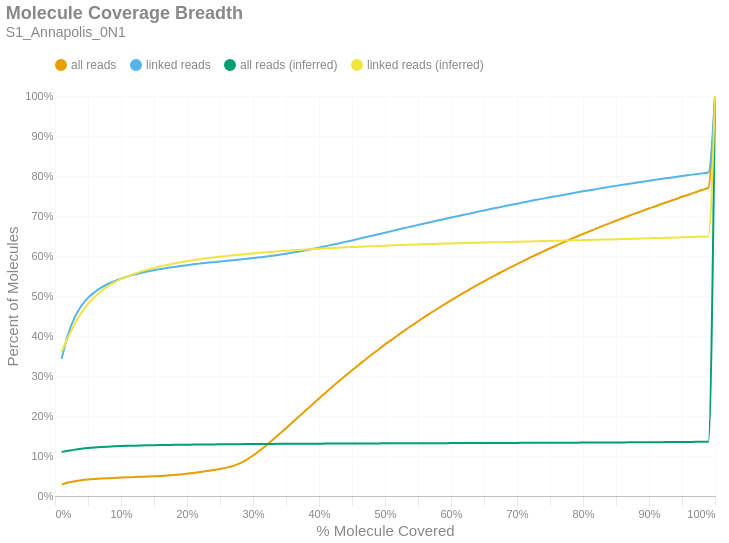

Notebook code for this chart:
### Markdown cell above
### Molecule Read Coverage
This chart shows molecule coverage breadth as computed by the number of bases aligned to that molecule. In other words, "*how much of each unique long molecule is actually sequenced/aligned?*" Keep in mind there is a distinction between sequences and alignments, since some sequences belonging to a particular molecule may not align well and wouldn't appear in the alignment data. This chart also shows molecule coverage breadth as computed by the *inferred fragment* from which the aligned sequences originate. Unlike read coverage, this calculation takes into account the total insert size, including unsequenced gaps between the forward and reverse reads. Like the previous figures, these are cumulative percents.

### Code cell
if SKIPLR:
    print_html(f"Skipped")
else:
    binned_df = consolidated_hist(valids['coverage_bp'], mask, 0.01, True)
    binned_df_inf = consolidated_hist(valids['coverage_inserts'], mask, 0.01, True)
    binned_df = binned_df.with_columns(pl.lit(binned_df_inf['all reads (cumsum)']).alias('all reads (inferred)'))
    binned_df = binned_df.with_columns(pl.lit(binned_df_inf['linked reads (cumsum)']).alias('linked reads (inferred)'))
    binned_df = binned_df.with_columns(
        (pl.col('bin').cast(pl.Float64) + 0.01).alias('right_edge')
    )

    with SafeRender(binned_df):
        (
            density_plot(binned_df, 'Molecule Coverage Breadth', samplename, 'molcov', ['all reads (inferred)','linked reads (inferred)'])
            .encode(
                #x=alt.X('bin:Q', title="% Molecule Covered").axis(format = '%').scale(padding=0),
                x=alt.X('right_edge:Q', title="% Molecule Covered").axis(format='%').scale(padding=0),
                y=alt.Y('value:Q', title='Percent of Molecules')
                    .axis(format='%')
                    .stack(False)
                    .scale(domainMin=0, padding=0),
                color=alt.Color("key:N").scale(domain = ["all reads", "linked reads", "all reads (inferred)", "linked reads (inferred)"]),
                tooltip = [
                    alt.Tooltip("key:N", title = "Data Type"),
                    alt.Tooltip("range_label:N", title="% Molecule Covered"),
                    alt.Tooltip("value:Q", format = ".2%", title="% Molecules")
                ]
            )
        ).display()

### Figure 1 — Vega-Lite specification as saved in the notebook (floating-point values rounded to 4 significant figures)
{"width": "container", "height": 400, "config": {"title": {"anchor": "start", "dy": -15, "fontSize": 18, "color": "#888888", "subtitleColor": "#888888", "subtitleFontSize": 14}, "arc": {"fill": "#0072B2"}, "axis": {"domainColor": "#888888", "domainWidth": 0.5, "gridWidth": 0.2, "grid": false, "titleFontWeight": 400, "titleFontSize": 15, "labelFontSize": 11, "labelColor": "#888888", "tickColor": "#888888", "tickWidth": 0.2, "titleColor": "#888888"}, "axisBand": {"grid": false}, "axisX": {"grid": true, "tickSize": 10, "domainCap": "round"}, "axisY": {"domain": false, "grid": true, "tickSize": 0, "domainCap": "round"}, "background": "transparent", "header": {"labelFontSize": 15, "labelColor": "#888888", "titleFontSize": 15, "titleFontWeight": 600, "titleColor": "#888888"}, "legend": {"labelFont": "sans-serif", "labelFontSize": 12, "labelColor": "#888888", "symbolSize": 100, "symbolType": "circle", "titleFontSize": 12, "titlePadding": 10, "titleColor": "#888888", "title": null, "orient": "top"}, "range": {"category": ["#E69F00", "#56B4E9", "#009E73", "#F0E442", "#0072B2", "#D55E00", "#CC79A7", "#000000"], "diverging": ["#cfe8f3", "#a2d4ec", "#73bfe2", "#46abdb", "#1696d2", "#12719e"]}, "area": {"fill": "#0072B2", "fillOpacity": 0.7, "line": true, "strokeOpacity": 0.7}, "line": {"color": "#0072B2", "stroke": "#0072B2", "strokeWidth": 2}, "trail": {"color": "#0072B2", "stroke": "#0072B2", "strokeWidth": 0, "size": 1}, "point": {"filled": true, "fillOpacity": 1.0, "size": 95}, "text": {"color": "#888888", "fontSize": 11, "align": "right", "fontWeight": 400, "size": 11}, "bar": {"fill": "#0072B2", "stroke": null}, "view": {"stroke": null, "continuousWidth": 660, "continuousHeight": 400}}, "data": {"name": "data-01181eef3ae2b0fe1ea4d2295fda2443"}, "mark": {"type": "line", "interpolate": "monotone", "point": {"opacity": 0, "size": 275}}, "encoding": {"color": {"field": "key", "scale": {"domain": ["all reads", "linked reads", "all reads (inferred)", "linked reads (inferred)"]}, "type": "nominal"}, "tooltip": [{"field": "key", "title": "Data Type", "type": "nominal"}, {"field": "range_label", "title": "% Molecule Covered", "type": "nominal"}, {"field": "value", "format": ".2%", "title": "% Molecules", "type": "quantitative"}], "x": {"axis": {"format": "%"}, "field": "right_edge", "scale": {"padding": 0}, "title": "% Molecule Covered", "type": "quantitative"}, "y": {"axis": {"format": "%"}, "field": "value", "scale": {"domainMin": 0, "padding": 0}, "stack": false, "title": "Percent of Molecules", "type": "quantitative"}}, "params": [{"name": "param_c36ac31b6afebe62", "select": {"type": "point", "fields": ["key"]}, "bind": "legend"}], "title": {"text": "Molecule Coverage Breadth", "subtitle": "S1_Annapolis_0N1"}, "transform": [{"fold": ["all reads (cumsum)", "linked reads (cumsum)", "all reads (inferred)", "linked reads (inferred)"]}, {"calculate": "replace(datum.key, ' (cumsum)', '')", "as": "key"}, {"filter": {"param": "param_c36ac31b6afebe62"}}], "usermeta": {"embedOptions": {"downloadFileName": "S1_Annapolis_0N1.molcov"}}, "$schema": "https://vega.github.io/schema/vega-lite/v6.1.0.json", "datasets": {"data-01181eef3ae2b0fe1ea4d2295fda2443": [{"bin": "0.0", "interval": "0.0-0.01", "all reads": 0.02843, "linked reads": 0.3428, "all reads (cumsum)": 0.02843, "linked reads (cumsum)": 0.3428, "range_label": "0.0-0.01", "all reads (inferred)": 0.1103, "linked reads (inferred)": 0.3602, "right_edge": 0.01}, {"bin": "0.01", "interval": "0.01-0.02", "all reads": 0.0051, "linked reads": 0.06223, "all reads (cumsum)": 0.03353, "linked reads (cumsum)": 0.4051, "range_label": "0.01-0.02", "all reads (inferred)": 0.1133, "linked reads (inferred)": 0.3971, "right_edge": 0.02}, {"bin": "0.02", "interval": "0.02-0.03", "all reads": 0.003494, "linked reads": 0.04216, "all reads (cumsum)": 0.03702, "linked reads (cumsum)": 0.4472, "range_label": "0.02-0.03", "all reads (inferred)": 0.116, "linked reads (inferred)": 0.4306, "right_edge": 0.03}, {"bin": "0.03", "interval": "0.03-0.04", "all reads": 0.002458, "linked reads": 0.02848, "all reads (cumsum)": 0.03948, "linked reads (cumsum)": 0.4757, "range_label": "0.03-0.04", "all reads (inferred)": 0.1181, "linked reads (inferred)": 0.4578, "right_edge": 0.04}, {"bin": "0.04", "interval": "0.04-0.05", "all reads": 0.001707, "linked reads": 0.01961, "all reads (cumsum)": 0.04119, "linked reads (cumsum)": 0.4953, "range_label": "0.04-0.05", "all reads (inferred)": 0.1199, "linked reads (inferred)": 0.48, "right_edge": 0.05}, {"bin": "0.05", "interval": "0.05-0.06", "all reads": 0.001309, "linked reads": 0.01417, "all reads (cumsum)": 0.0425, "linked reads (cumsum)": 0.5095, "range_label": "0.05-0.06", "all reads (inferred)": 0.1213, "linked reads (inferred)": 0.4977, "right_edge": 0.06}, {"bin": "0.06", "interval": "0.06-0.07", "all reads": 0.001085, "linked reads": 0.01157, "all reads (cumsum)": 0.04358, "linked reads (cumsum)": 0.5211, "range_label": "0.06-0.07", "all reads (inferred)": 0.1224, "linked reads (inferred)": 0.512, "right_edge": 0.07}, {"bin": "0.07", "interval": "0.07-0.08", "all reads": 0.0008886, "linked reads": 0.008893, "all reads (cumsum)": 0.04447, "linked reads (cumsum)": 0.53, "range_label": "0.07-0.08", "all reads (inferred)": 0.1233, "linked reads (inferred)": 0.5239, "right_edge": 0.08}, {"bin": "0.08", "interval": "0.08-0.09", "all reads": 0.0007778, "linked reads": 0.007288, "all reads (cumsum)": 0.04525, "linked reads (cumsum)": 0.5373, "range_label": "0.08-0.09", "all reads (inferred)": 0.1241, "linked reads (inferred)": 0.5343, "right_edge": 0.09}, {"bin": "0.09", "interval": "0.09-0.1", "all reads": 0.0007311, "linked reads": 0.006273, "all reads (cumsum)": 0.04598, "linked reads (cumsum)": 0.5435, "range_label": "0.09-0.1", "all reads (inferred)": 0.1248, "linked reads (inferred)": 0.5422, "right_edge": 0.1}, {"bin": "0.1", "interval": "0.1-0.11", "all reads": 0.0007043, "linked reads": 0.005341, "all reads (cumsum)": 0.04668, "linked reads (cumsum)": 0.5489, "range_label": "0.1-0.11", "all reads (inferred)": 0.1253, "linked reads (inferred)": 0.5493, "right_edge": 0.11}, {"bin": "0.11", "interval": "0.11-0.12", "all reads": 0.0006463, "linked reads": 0.004582, "all reads (cumsum)": 0.04733, "linked reads (cumsum)": 0.5534, "range_label": "0.11-0.12", "all reads (inferred)": 0.1258, "linked reads (inferred)": 0.5554, "right_edge": 0.12}, {"bin": "0.12", "interval": "0.12-0.13", "all reads": 0.0006518, "linked reads": 0.00406, "all reads (cumsum)": 0.04798, "linked reads (cumsum)": 0.5575, "range_label": "0.12-0.13", "all reads (inferred)": 0.1263, "linked reads (inferred)": 0.5609, "right_edge": 0.13}, {"bin": "0.13", "interval": "0.13-0.14", "all reads": 0.0006597, "linked reads": 0.003539, "all reads (cumsum)": 0.04864, "linked reads (cumsum)": 0.561, "range_label": "0.13-0.14", "all reads (inferred)": 0.1266, "linked reads (inferred)": 0.5659, "right_edge": 0.14}, {"bin": "0.14", "interval": "0.14-0.15", "all reads": 0.0007314, "linked reads": 0.003576, "all reads (cumsum)": 0.04937, "linked reads (cumsum)": 0.5646, "range_label": "0.14-0.15", "all reads (inferred)": 0.127, "linked reads (inferred)": 0.5703, "right_edge": 0.15}, {"bin": "0.15", "interval": "0.15-0.16", "all reads": 0.0008423, "linked reads": 0.002871, "all reads (cumsum)": 0.05021, "linked reads (cumsum)": 0.5675, "range_label": "0.15-0.16", "all reads (inferred)": 0.1273, "linked reads (inferred)": 0.5742, "right_edge": 0.16}, {"bin": "0.16", "interval": "0.16-0.17", "all reads": 0.001052, "linked reads": 0.002775, "all reads (cumsum)": 0.05127, "linked reads (cumsum)": 0.5703, "range_label": "0.16-0.17", "all reads (inferred)": 0.1276, "linked reads (inferred)": 0.5777, "right_edge": 0.17}, {"bin": "0.17", "interval": "0.17-0.18", "all reads": 0.001275, "linked reads": 0.002304, "all reads (cumsum)": 0.05254, "linked reads (cumsum)": 0.5726, "range_label": "0.17-0.18", "all reads (inferred)": 0.1278, "linked reads (inferred)": 0.5811, "right_edge": 0.18}, {"bin": "0.18", "interval": "0.18-0.19", "all reads": 0.001507, "linked reads": 0.002272, "all reads (cumsum)": 0.05405, "linked reads (cumsum)": 0.5748, "range_label": "0.18-0.19", "all reads (inferred)": 0.1281, "linked reads (inferred)": 0.5843, "right_edge": 0.19}, {"bin": "0.19", "interval": "0.19-0.2", "all reads": 0.001772, "linked reads": 0.002291, "all reads (cumsum)": 0.05582, "linked reads (cumsum)": 0.5771, "range_label": "0.19-0.2", "all reads (inferred)": 0.1283, "linked reads (inferred)": 0.5869, "right_edge": 0.2}, {"bin": "0.2", "interval": "0.2-0.21", "all reads": 0.001881, "linked reads": 0.002103, "all reads (cumsum)": 0.0577, "linked reads (cumsum)": 0.5792, "range_label": "0.2-0.21", "all reads (inferred)": 0.1285, "linked reads (inferred)": 0.5897, "right_edge": 0.21}, {"bin": "0.21", "interval": "0.21-0.22", "all reads": 0.002157, "linked reads": 0.001902, "all reads (cumsum)": 0.05986, "linked reads (cumsum)": 0.5811, "range_label": "0.21-0.22", "all reads (inferred)": 0.1287, "linked reads (inferred)": 0.5921, "right_edge": 0.22}, {"bin": "0.22", "interval": "0.22-0.23", "all reads": 0.00236, "linked reads": 0.00182, "all reads (cumsum)": 0.06222, "linked reads (cumsum)": 0.583, "range_label": "0.22-0.23", "all reads (inferred)": 0.1289, "linked reads (inferred)": 0.5944, "right_edge": 0.23}, {"bin": "0.23", "interval": "0.23-0.24", "all reads": 0.002519, "linked reads": 0.001655, "all reads (cumsum)": 0.06474, "linked reads (cumsum)": 0.5846, "range_label": "0.23-0.24", "all reads (inferred)": 0.1291, "linked reads (inferred)": 0.5963, "right_edge": 0.24}, {"bin": "0.24", "interval": "0.24-0.25", "all reads": 0.002872, "linked reads": 0.001609, "all reads (cumsum)": 0.06761, "linked reads (cumsum)": 0.5862, "range_label": "0.24-0.25", "all reads (inferred)": 0.1292, "linked reads (inferred)": 0.5982, "right_edge": 0.25}, {"bin": "0.25", "interval": "0.25-0.26", "all reads": 0.003296, "linked reads": 0.00176, "all reads (cumsum)": 0.07091, "linked reads (cumsum)": 0.588, "range_label": "0.25-0.26", "all reads (inferred)": 0.1294, "linked reads (inferred)": 0.6001, "right_edge": 0.26}, {"bin": "0.26", "interval": "0.26-0.27", "all reads": 0.004469, "linked reads": 0.001582, "all reads (cumsum)": 0.07538, "linked reads (cumsum)": 0.5896, "range_label": "0.26-0.27", "all reads (inferred)": 0.1295, "linked reads (inferred)": 0.6018, "right_edge": 0.27}, {"bin": "0.27", "interval": "0.27-0.28", "all reads": 0.006355, "linked reads": 0.001692, "all reads (cumsum)": 0.08173, "linked reads (cumsum)": 0.5913, "range_label": "0.27-0.28", "all reads (inferred)": 0.1296, "linked reads (inferred)": 0.6033, "right_edge": 0.28}, {"bin": "0.28", "interval": "0.28-0.29", "all reads": 0.00873, "linked reads": 0.001751, "all reads (cumsum)": 0.09046, "linked reads (cumsum)": 0.593, "range_label": "0.28-0.29", "all reads (inferred)": 0.1298, "linked reads (inferred)": 0.6049, "right_edge": 0.29}, {"bin": "0.29", "interval": "0.29-0.3", "all reads": 0.01072, "linked reads": 0.001834, "all reads (cumsum)": 0.1012, "linked reads (cumsum)": 0.5948, "range_label": "0.29-0.3", "all reads (inferred)": 0.1299, "linked reads (inferred)": 0.6065, "right_edge": 0.3}, {"bin": "0.3", "interval": "0.3-0.31", "all reads": 0.01198, "linked reads": 0.001756, "all reads (cumsum)": 0.1132, "linked reads (cumsum)": 0.5966, "range_label": "0.3-0.31", "all reads (inferred)": 0.13, "linked reads (inferred)": 0.6078, "right_edge": 0.31}, {"bin": "0.31", "interval": "0.31-0.32", "all reads": 0.01321, "linked reads": 0.002085, "all reads (cumsum)": 0.1264, "linked reads (cumsum)": 0.5987, "range_label": "0.31-0.32", "all reads (inferred)": 0.1301, "linked reads (inferred)": 0.6093, "right_edge": 0.32}, {"bin": "0.32", "interval": "0.32-0.33", "all reads": 0.01407, "linked reads": 0.002199, "all reads (cumsum)": 0.1404, "linked reads (cumsum)": 0.6009, "range_label": "0.32-0.33", "all reads (inferred)": 0.1302, "linked reads (inferred)": 0.6106, "right_edge": 0.33}, {"bin": "0.33", "interval": "0.33-0.34", "all reads": 0.01429, "linked reads": 0.002391, "all reads (cumsum)": 0.1547, "linked reads (cumsum)": 0.6033, "range_label": "0.33-0.34", "all reads (inferred)": 0.1303, "linked reads (inferred)": 0.6119, "right_edge": 0.34}, {"bin": "0.34", "interval": "0.34-0.35", "all reads": 0.01465, "linked reads": 0.002615, "all reads (cumsum)": 0.1694, "linked reads (cumsum)": 0.6059, "range_label": "0.34-0.35", "all reads (inferred)": 0.1304, "linked reads (inferred)": 0.6132, "right_edge": 0.35}, {"bin": "0.35", "interval": "0.35-0.36", "all reads": 0.0149, "linked reads": 0.002743, "all reads (cumsum)": 0.1843, "linked reads (cumsum)": 0.6086, "range_label": "0.35-0.36", "all reads (inferred)": 0.1305, "linked reads (inferred)": 0.6141, "right_edge": 0.36}, {"bin": "0.36", "interval": "0.36-0.37", "all reads": 0.01491, "linked reads": 0.002748, "all reads (cumsum)": 0.1992, "linked reads (cumsum)": 0.6114, "range_label": "0.36-0.37", "all reads (inferred)": 0.1306, "linked reads (inferred)": 0.6152, "right_edge": 0.37}, {"bin": "0.37", "interval": "0.37-0.38", "all reads": 0.01497, "linked reads": 0.00299, "all reads (cumsum)": 0.2142, "linked reads (cumsum)": 0.6144, "range_label": "0.37-0.38", "all reads (inferred)": 0.1307, "linked reads (inferred)": 0.6163, "right_edge": 0.38}, {"bin": "0.38", "interval": "0.38-0.39", "all reads": 0.01478, "linked reads": 0.003164, "all reads (cumsum)": 0.2289, "linked reads (cumsum)": 0.6175, "range_label": "0.38-0.39", "all reads (inferred)": 0.1308, "linked reads (inferred)": 0.6174, "right_edge": 0.39}, {"bin": "0.39", "interval": "0.39-0.4", "all reads": 0.01497, "linked reads": 0.003315, "all reads (cumsum)": 0.2439, "linked reads (cumsum)": 0.6209, "range_label": "0.39-0.4", "all reads (inferred)": 0.1309, "linked reads (inferred)": 0.6183, "right_edge": 0.4}, {"bin": "0.4", "interval": "0.4-0.41", "all reads": 0.01426, "linked reads": 0.003562, "all reads (cumsum)": 0.2582, "linked reads (cumsum)": 0.6244, "range_label": "0.4-0.41", "all reads (inferred)": 0.131, "linked reads (inferred)": 0.6192, "right_edge": 0.41}, {"bin": "0.41", "interval": "0.41-0.42", "all reads": 0.01449, "linked reads": 0.003466, "all reads (cumsum)": 0.2726, "linked reads (cumsum)": 0.6279, "range_label": "0.41-0.42", "all reads (inferred)": 0.1311, "linked reads (inferred)": 0.6201, "right_edge": 0.42}, {"bin": "0.42", "interval": "0.42-0.43", "all reads": 0.01426, "linked reads": 0.003708, "all reads (cumsum)": 0.2869, "linked reads (cumsum)": 0.6316, "range_label": "0.42-0.43", "all reads (inferred)": 0.1311, "linked reads (inferred)": 0.6209, "right_edge": 0.43}, {"bin": "0.43", "interval": "0.43-0.44", "all reads": 0.01371, "linked reads": 0.003768, "all reads (cumsum)": 0.3006, "linked reads (cumsum)": 0.6354, "range_label": "0.43-0.44", "all reads (inferred)": 0.1312, "linked reads (inferred)": 0.6216, "right_edge": 0.44}, {"bin": "0.44", "interval": "0.44-0.45", "all reads": 0.01359, "linked reads": 0.003576, "all reads (cumsum)": 0.3142, "linked reads (cumsum)": 0.6389, "range_label": "0.44-0.45", "all reads (inferred)": 0.1313, "linked reads (inferred)": 0.6223, "right_edge": 0.45}, {"bin": "0.45", "interval": "0.45-0.46", "all reads": 0.01349, "linked reads": 0.003827, "all reads (cumsum)": 0.3277, "linked reads (cumsum)": 0.6428, "range_label": "0.45-0.46", "all reads (inferred)": 0.1313, "linked reads (inferred)": 0.623, "right_edge": 0.46}, {"bin": "0.46", "interval": "0.46-0.47", "all reads": 0.01298, "linked reads": 0.003891, "all reads (cumsum)": 0.3407, "linked reads (cumsum)": 0.6467, "range_label": "0.46-0.47", "all reads (inferred)": 0.1314, "linked reads (inferred)": 0.6237, "right_edge": 0.47}, {"bin": "0.47", "interval": "0.47-0.48", "all reads": 0.01296, "linked reads": 0.003836, "all reads (cumsum)": 0.3536, "linked reads (cumsum)": 0.6505, "range_label": "0.47-0.48", "all reads (inferred)": 0.1315, "linked reads (inferred)": 0.6244, "right_edge": 0.48}, {"bin": "0.48", "interval": "0.48-0.49", "all reads": 0.01204, "linked reads": 0.003795, "all reads (cumsum)": 0.3657, "linked reads (cumsum)": 0.6543, "range_label": "0.48-0.49", "all reads (inferred)": 0.1315, "linked reads (inferred)": 0.6251, "right_edge": 0.49}, {"bin": "0.49", "interval": "0.49-0.5", "all reads": 0.01331, "linked reads": 0.004024, "all reads (cumsum)": 0.379, "linked reads (cumsum)": 0.6583, "range_label": "0.49-0.5", "all reads (inferred)": 0.1316, "linked reads (inferred)": 0.6259, "right_edge": 0.5}, {"bin": "0.5", "interval": "0.5-0.51", "all reads": 0.01125, "linked reads": 0.003882, "all reads (cumsum)": 0.3902, "linked reads (cumsum)": 0.6622, "range_label": "0.5-0.51", "all reads (inferred)": 0.1317, "linked reads (inferred)": 0.6266, "right_edge": 0.51}, {"bin": "0.51", "interval": "0.51-0.52", "all reads": 0.01237, "linked reads": 0.004092, "all reads (cumsum)": 0.4026, "linked reads (cumsum)": 0.6663, "range_label": "0.51-0.52", "all reads (inferred)": 0.1317, "linked reads (inferred)": 0.6272, "right_edge": 0.52}, {"bin": "0.52", "interval": "0.52-0.53", "all reads": 0.01155, "linked reads": 0.003932, "all reads (cumsum)": 0.4141, "linked reads (cumsum)": 0.6702, "range_label": "0.52-0.53", "all reads (inferred)": 0.1318, "linked reads (inferred)": 0.6278, "right_edge": 0.53}, {"bin": "0.53", "interval": "0.53-0.54", "all reads": 0.01136, "linked reads": 0.003589, "all reads (cumsum)": 0.4255, "linked reads (cumsum)": 0.6738, "range_label": "0.53-0.54", "all reads (inferred)": 0.1319, "linked reads (inferred)": 0.6284, "right_edge": 0.54}, {"bin": "0.54", "interval": "0.54-0.55", "all reads": 0.01098, "linked reads": 0.00379, "all reads (cumsum)": 0.4365, "linked reads (cumsum)": 0.6776, "range_label": "0.54-0.55", "all reads (inferred)": 0.1319, "linked reads (inferred)": 0.6289, "right_edge": 0.55}, {"bin": "0.55", "interval": "0.55-0.56", "all reads": 0.01114, "linked reads": 0.003873, "all reads (cumsum)": 0.4476, "linked reads (cumsum)": 0.6815, "range_label": "0.55-0.56", "all reads (inferred)": 0.132, "linked reads (inferred)": 0.6295, "right_edge": 0.56}, {"bin": "0.56", "interval": "0.56-0.57", "all reads": 0.01078, "linked reads": 0.003726, "all reads (cumsum)": 0.4584, "linked reads (cumsum)": 0.6852, "range_label": "0.56-0.57", "all reads (inferred)": 0.132, "linked reads (inferred)": 0.63, "right_edge": 0.57}, {"bin": "0.57", "interval": "0.57-0.58", "all reads": 0.01038, "linked reads": 0.00363, "all reads (cumsum)": 0.4688, "linked reads (cumsum)": 0.6888, "range_label": "0.57-0.58", "all reads (inferred)": 0.1321, "linked reads (inferred)": 0.6305, "right_edge": 0.58}, {"bin": "0.58", "interval": "0.58-0.59", "all reads": 0.01017, "linked reads": 0.003507, "all reads (cumsum)": 0.479, "linked reads (cumsum)": 0.6923, "range_label": "0.58-0.59", "all reads (inferred)": 0.1321, "linked reads (inferred)": 0.631, "right_edge": 0.59}, {"bin": "0.59", "interval": "0.59-0.6", "all reads": 0.01028, "linked reads": 0.003708, "all reads (cumsum)": 0.4893, "linked reads (cumsum)": 0.696, "range_label": "0.59-0.6", "all reads (inferred)": 0.1322, "linked reads (inferred)": 0.6314, "right_edge": 0.6}, {"bin": "0.6", "interval": "0.6-0.61", "all reads": 0.009642, "linked reads": 0.003539, "all reads (cumsum)": 0.4989, "linked reads (cumsum)": 0.6996, "range_label": "0.6-0.61", "all reads (inferred)": 0.1323, "linked reads (inferred)": 0.6319, "right_edge": 0.61}, {"bin": "0.61", "interval": "0.61-0.62", "all reads": 0.00992, "linked reads": 0.003429, "all reads (cumsum)": 0.5088, "linked reads (cumsum)": 0.703, "range_label": "0.61-0.62", "all reads (inferred)": 0.1323, "linked reads (inferred)": 0.6323, "right_edge": 0.62}, {"bin": "0.62", "interval": "0.62-0.63", "all reads": 0.0094, "linked reads": 0.003658, "all reads (cumsum)": 0.5182, "linked reads (cumsum)": 0.7067, "range_label": "0.62-0.63", "all reads (inferred)": 0.1324, "linked reads (inferred)": 0.6327, "right_edge": 0.63}, {"bin": "0.63", "interval": "0.63-0.64", "all reads": 0.00943, "linked reads": 0.003726, "all reads (cumsum)": 0.5276, "linked reads (cumsum)": 0.7104, "range_label": "0.63-0.64", "all reads (inferred)": 0.1324, "linked reads (inferred)": 0.6333, "right_edge": 0.64}, {"bin": "0.64", "interval": "0.64-0.65", "all reads": 0.008986, "linked reads": 0.003539, "all reads (cumsum)": 0.5366, "linked reads (cumsum)": 0.7139, "range_label": "0.64-0.65", "all reads (inferred)": 0.1325, "linked reads (inferred)": 0.6337, "right_edge": 0.65}, {"bin": "0.65", "interval": "0.65-0.66", "all reads": 0.00922, "linked reads": 0.00353, "all reads (cumsum)": 0.5459, "linked reads (cumsum)": 0.7175, "range_label": "0.65-0.66", "all reads (inferred)": 0.1326, "linked reads (inferred)": 0.6341, "right_edge": 0.66}, {"bin": "0.66", "interval": "0.66-0.67", "all reads": 0.008545, "linked reads": 0.00331, "all reads (cumsum)": 0.5544, "linked reads (cumsum)": 0.7208, "range_label": "0.66-0.67", "all reads (inferred)": 0.1326, "linked reads (inferred)": 0.6345, "right_edge": 0.67}, {"bin": "0.67", "interval": "0.67-0.68", "all reads": 0.00869, "linked reads": 0.00342, "all reads (cumsum)": 0.5631, "linked reads (cumsum)": 0.7242, "range_label": "0.67-0.68", "all reads (inferred)": 0.1327, "linked reads (inferred)": 0.6348, "right_edge": 0.68}, {"bin": "0.68", "interval": "0.68-0.69", "all reads": 0.008328, "linked reads": 0.003475, "all reads (cumsum)": 0.5714, "linked reads (cumsum)": 0.7277, "range_label": "0.68-0.69", "all reads (inferred)": 0.1327, "linked reads (inferred)": 0.6352, "right_edge": 0.69}, {"bin": "0.69", "interval": "0.69-0.7", "all reads": 0.008479, "linked reads": 0.003224, "all reads (cumsum)": 0.5799, "linked reads (cumsum)": 0.7309, "range_label": "0.69-0.7", "all reads (inferred)": 0.1328, "linked reads (inferred)": 0.6357, "right_edge": 0.7}, {"bin": "0.7", "interval": "0.7-0.71", "all reads": 0.007995, "linked reads": 0.003347, "all reads (cumsum)": 0.5879, "linked reads (cumsum)": 0.7342, "range_label": "0.7-0.71", "all reads (inferred)": 0.1329, "linked reads (inferred)": 0.6361, "right_edge": 0.71}, {"bin": "0.71", "interval": "0.71-0.72", "all reads": 0.007996, "linked reads": 0.003265, "all reads (cumsum)": 0.5959, "linked reads (cumsum)": 0.7375, "range_label": "0.71-0.72", "all reads (inferred)": 0.1329, "linked reads (inferred)": 0.6365, "right_edge": 0.72}, {"bin": "0.72", "interval": "0.72-0.73", "all reads": 0.00792, "linked reads": 0.003073, "all reads (cumsum)": 0.6038, "linked reads (cumsum)": 0.7406, "range_label": "0.72-0.73", "all reads (inferred)": 0.133, "linked reads (inferred)": 0.6369, "right_edge": 0.73}, {"bin": "0.73", "interval": "0.73-0.74", "all reads": 0.007606, "linked reads": 0.003192, "all reads (cumsum)": 0.6114, "linked reads (cumsum)": 0.7438, "range_label": "0.73-0.74", "all reads (inferred)": 0.1331, "linked reads (inferred)": 0.6373, "right_edge": 0.74}, {"bin": "0.74", "interval": "0.74-0.75", "all reads": 0.007962, "linked reads": 0.003091, "all reads (cumsum)": 0.6194, "linked reads (cumsum)": 0.7469, "range_label": "0.74-0.75", "all reads (inferred)": 0.1331, "linked reads (inferred)": 0.6377, "right_edge": 0.75}, {"bin": "0.75", "interval": "0.75-0.76", "all reads": 0.007223, "linked reads": 0.002849, "all reads (cumsum)": 0.6266, "linked reads (cumsum)": 0.7497, "range_label": "0.75-0.76", "all reads (inferred)": 0.1332, "linked reads (inferred)": 0.6381, "right_edge": 0.76}, {"bin": "0.76", "interval": "0.76-0.77", "all reads": 0.007364, "linked reads": 0.002771, "all reads (cumsum)": 0.634, "linked reads (cumsum)": 0.7525, "range_label": "0.76-0.77", "all reads (inferred)": 0.1333, "linked reads (inferred)": 0.6385, "right_edge": 0.77}, {"bin": "0.77", "interval": "0.77-0.78", "all reads": 0.007244, "linked reads": 0.003036, "all reads (cumsum)": 0.6412, "linked reads (cumsum)": 0.7555, "range_label": "0.77-0.78", "all reads (inferred)": 0.1334, "linked reads (inferred)": 0.6389, "right_edge": 0.78}, {"bin": "0.78", "interval": "0.78-0.79", "all reads": 0.006914, "linked reads": 0.002995, "all reads (cumsum)": 0.6481, "linked reads (cumsum)": 0.7585, "range_label": "0.78-0.79", "all reads (inferred)": 0.1334, "linked reads (inferred)": 0.6393, "right_edge": 0.79}, {"bin": "0.79", "interval": "0.79-0.8", "all reads": 0.007228, "linked reads": 0.0031, "all reads (cumsum)": 0.6553, "linked reads (cumsum)": 0.7616, "range_label": "0.79-0.8", "all reads (inferred)": 0.1335, "linked reads (inferred)": 0.6398, "right_edge": 0.8}, {"bin": "0.8", "interval": "0.8-0.81", "all reads": 0.006481, "linked reads": 0.002611, "all reads (cumsum)": 0.6618, "linked reads (cumsum)": 0.7642, "range_label": "0.8-0.81", "all reads (inferred)": 0.1336, "linked reads (inferred)": 0.6402, "right_edge": 0.81}, {"bin": "0.81", "interval": "0.81-0.82", "all reads": 0.006691, "linked reads": 0.002986, "all reads (cumsum)": 0.6685, "linked reads (cumsum)": 0.7672, "range_label": "0.81-0.82", "all reads (inferred)": 0.1337, "linked reads (inferred)": 0.6406, "right_edge": 0.82}, {"bin": "0.82", "interval": "0.82-0.83", "all reads": 0.006655, "linked reads": 0.002725, "all reads (cumsum)": 0.6752, "linked reads (cumsum)": 0.7699, "range_label": "0.82-0.83", "all reads (inferred)": 0.1338, "linked reads (inferred)": 0.641, "right_edge": 0.83}, {"bin": "0.83", "interval": "0.83-0.84", "all reads": 0.006544, "linked reads": 0.00289, "all reads (cumsum)": 0.6817, "linked reads (cumsum)": 0.7728, "range_label": "0.83-0.84", "all reads (inferred)": 0.1339, "linked reads (inferred)": 0.6415, "right_edge": 0.84}, {"bin": "0.84", "interval": "0.84-0.85", "all reads": 0.006332, "linked reads": 0.002506, "all reads (cumsum)": 0.688, "linked reads (cumsum)": 0.7753, "range_label": "0.84-0.85", "all reads (inferred)": 0.1339, "linked reads (inferred)": 0.6419, "right_edge": 0.85}, {"bin": "0.85", "interval": "0.85-0.86", "all reads": 0.006312, "linked reads": 0.002547, "all reads (cumsum)": 0.6944, "linked reads (cumsum)": 0.7779, "range_label": "0.85-0.86", "all reads (inferred)": 0.134, "linked reads (inferred)": 0.6424, "right_edge": 0.86}, {"bin": "0.86", "interval": "0.86-0.87", "all reads": 0.006171, "linked reads": 0.002602, "all reads (cumsum)": 0.7005, "linked reads (cumsum)": 0.7805, "range_label": "0.86-0.87", "all reads (inferred)": 0.1341, "linked reads (inferred)": 0.6428, "right_edge": 0.87}, {"bin": "0.87", "interval": "0.87-0.88", "all reads": 0.006193, "linked reads": 0.002574, "all reads (cumsum)": 0.7067, "linked reads (cumsum)": 0.783, "range_label": "0.87-0.88", "all reads (inferred)": 0.1342, "linked reads (inferred)": 0.6432, "right_edge": 0.88}, {"bin": "0.88", "interval": "0.88-0.89", "all reads": 0.00604, "linked reads": 0.002501, "all reads (cumsum)": 0.7128, "linked reads (cumsum)": 0.7855, "range_label": "0.88-0.89", "all reads (inferred)": 0.1343, "linked reads (inferred)": 0.6437, "right_edge": 0.89}, {"bin": "0.89", "interval": "0.89-0.9", "all reads": 0.006135, "linked reads": 0.002487, "all reads (cumsum)": 0.7189, "linked reads (cumsum)": 0.788, "range_label": "0.89-0.9", "all reads (inferred)": 0.1344, "linked reads (inferred)": 0.6442, "right_edge": 0.9}, {"bin": "0.9", "interval": "0.9-0.91", "all reads": 0.005594, "linked reads": 0.002437, "all reads (cumsum)": 0.7245, "linked reads (cumsum)": 0.7905, "range_label": "0.9-0.91", "all reads (inferred)": 0.1346, "linked reads (inferred)": 0.6448, "right_edge": 0.91}, {"bin": "0.91", "interval": "0.91-0.92", "all reads": 0.006227, "linked reads": 0.002414, "all reads (cumsum)": 0.7307, "linked reads (cumsum)": 0.7929, "range_label": "0.91-0.92", "all reads (inferred)": 0.1347, "linked reads (inferred)": 0.6452, "right_edge": 0.92}, {"bin": "0.92", "interval": "0.92-0.93", "all reads": 0.005362, "linked reads": 0.002368, "all reads (cumsum)": 0.7361, "linked reads (cumsum)": 0.7953, "range_label": "0.92-0.93", "all reads (inferred)": 0.1348, "linked reads (inferred)": 0.6457, "right_edge": 0.93}, {"bin": "0.93", "interval": "0.93-0.94", "all reads": 0.005721, "linked reads": 0.002355, "all reads (cumsum)": 0.7418, "linked reads (cumsum)": 0.7976, "range_label": "0.93-0.94", "all reads (inferred)": 0.1349, "linked reads (inferred)": 0.6462, "right_edge": 0.94}, {"bin": "0.94", "interval": "0.94-0.95", "all reads": 0.006181, "linked reads": 0.002368, "all reads (cumsum)": 0.748, "linked reads (cumsum)": 0.8, "range_label": "0.94-0.95", "all reads (inferred)": 0.1351, "linked reads (inferred)": 0.6467, "right_edge": 0.95}, {"bin": "0.95", "interval": "0.95-0.96", "all reads": 0.005095, "linked reads": 0.002355, "all reads (cumsum)": 0.7531, "linked reads (cumsum)": 0.8023, "range_label": "0.95-0.96", "all reads (inferred)": 0.1352, "linked reads (inferred)": 0.6472, "right_edge": 0.96}, {"bin": "0.96", "interval": "0.96-0.97", "all reads": 0.005865, "linked reads": 0.00203, "all reads (cumsum)": 0.7589, "linked reads (cumsum)": 0.8044, "range_label": "0.96-0.97", "all reads (inferred)": 0.1353, "linked reads (inferred)": 0.6478, "right_edge": 0.97}, {"bin": "0.97", "interval": "0.97-0.98", "all reads": 0.006076, "linked reads": 0.002222, "all reads (cumsum)": 0.765, "linked reads (cumsum)": 0.8066, "range_label": "0.97-0.98", "all reads (inferred)": 0.1355, "linked reads (inferred)": 0.6484, "right_edge": 0.98}, {"bin": "0.98", "interval": "0.98-0.99", "all reads": 0.005742, "linked reads": 0.002204, "all reads (cumsum)": 0.7708, "linked reads (cumsum)": 0.8088, "range_label": "0.98-0.99", "all reads (inferred)": 0.1357, "linked reads (inferred)": 0.6493, "right_edge": 0.99}, {"bin": "0.99", "interval": "0.99-1.0", "all reads": 0.2292, "linked reads": 0.1912, "all reads (cumsum)": 1.0, "linked reads (cumsum)": 1.0, "range_label": "0.99-1.0", "all reads (inferred)": 1.0, "linked reads (inferred)": 1.0, "right_edge": 1.0}]}}
